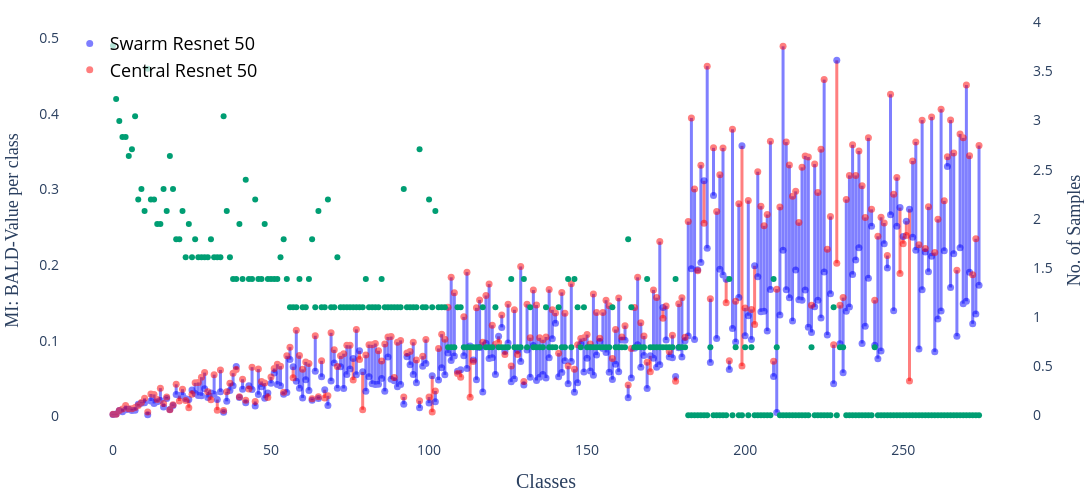

Source (notebook cell):
### Code cell
import plotly.graph_objects as go
import numpy as np

class_dist = np.array([len(all_y[i]) for i in matches])

arr1 = np.asarray(MI_mean_swarm_res_50) / class_dist
arr2 = np.asarray(MI_mean_central_res_50) / class_dist

x = np.arange(len(arr1))

fig = go.Figure()

# ---------------------------------------------------------
# 1. Add connecting line for each class
#    Blue  = Swarm is lower
#    Red   = Central is lower
# ---------------------------------------------------------

for i in range(len(x)):

    if arr1[i] < arr2[i]:
        line_color = 'blue'   # Swarm lower
    else:
        line_color = 'red'    # Central lower

    fig.add_trace(
        go.Scatter(
            x=[x[i], x[i]],
            y=[arr1[i], arr2[i]],
            mode='lines',
            line=dict(
                color=line_color,
                width=3
            ),
            opacity=0.5,
            showlegend=False,
            hoverinfo='skip'
        )
    )

# ---------------------------------------------------------
# 2. Swarm model dots
# ---------------------------------------------------------

fig.add_trace(
    go.Scatter(
        x=x,
        y=arr1,
        mode='markers',
        name='Swarm Resnet 50',
        marker=dict(
            color='blue',
            size=7
        ),
        opacity=0.5,
        hovertemplate=(
            'Class: %{x}<br>'
            'Swarm: %{y:.4f}<extra></extra>'
        )
    )
)

# ---------------------------------------------------------
# 3. Central model dots
# ---------------------------------------------------------

fig.add_trace(
    go.Scatter(
        x=x,
        y=arr2,
        mode='markers',
        name='Central Resnet 50',
        marker=dict(
            color='red',
            size=7
        ),
        opacity=0.5,
        hovertemplate=(
            'Class: %{x}<br>'
            'Central: %{y:.4f}<extra></extra>'
        )
    )
)
# Add new trace with right-hand side axis
fig.add_trace(go.Scatter(
    x=x, 
    y=np.log(class_dist), 
    mode='markers', 
    name='', 
    line=dict(color='#009E73'), 
    yaxis='y3',
    showlegend=False
))
# ---------------------------------------------------------
# 4. Layout
# ---------------------------------------------------------

fig.update_layout(
    height=500,
    width=1200,

    margin=dict(
        l=60,
        r=20,
        t=20,
        b=60
    ),

    paper_bgcolor='white',
    plot_bgcolor='white',

    xaxis=dict(
        title='Classes',
        title_font=dict(
            family='Verdana',
            size=20
        ),
        tickfont=dict(size=14),
        showgrid=False,
        zeroline=False
    ),

    yaxis=dict(
        title='MI: BALD-Value per class',
        title_font=dict(
            family='Verdana',
            size=18
        ),
        tickfont=dict(size=14),
        showgrid=False,
        zeroline=True
    ),
    yaxis3=dict(
        title="No. of Samples",       # label for right axis
        title_font=dict(
            family='Verdana',
            size=18
        ),
        tickfont=dict(size=14),
        overlaying='y',         # share the same x-axis
        side='right',           # right side of top plot
        anchor='x',             # align with same x
        position=1.0            # ensure it's on far right
    ),

    legend=dict(
        x=0.01,
        y=0.99,
        bgcolor='rgba(255,255,255,0.7)',
        font=dict(
            size=18,
            color='black'
        )
    )
)

fig.show()
